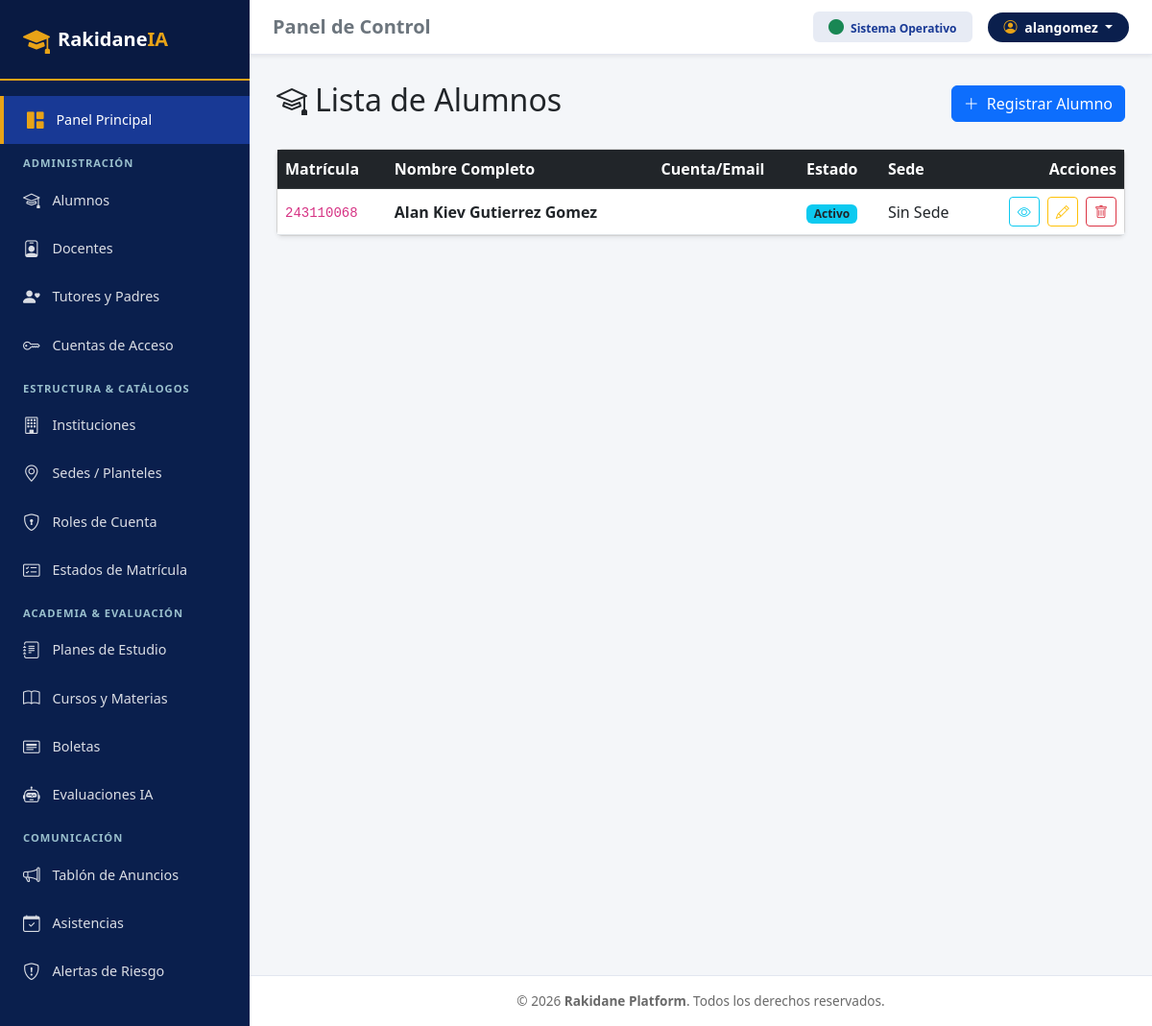
Page /usuarios/alumnos/ (signed in) on the committed database.
### usuarios/models.py (models this page shows, shortened)
class Alumno(models.Model):
    id_alumno = models.UUIDField(primary_key=True, default=uuid.uuid4, editable=False)
    id_cuenta = models.OneToOneField(CuentaAcceso, on_delete=models.SET_NULL, db_column='id_cuenta', null=True, blank=True)
    id_sede = models.ForeignKey('institucion.Sede', on_delete=models.SET_NULL, null=True, blank=True, db_column='id_sede')
    id_estado_matricula = models.ForeignKey(EstadoMatricula, on_delete=models.PROTECT, db_column='id_estado_matricula', null=True, blank=True)
    nombres = models.CharField(max_length=100)
    apellido_paterno = models.CharField(max_length=100)
    apellido_materno = models.CharField(max_length=100, blank=True, null=True)
    matricula_expediente = models.CharField(max_length=50, unique=True)
    curp_dni = models.CharField(max_length=30, blank=True, null=True)
    fecha_nacimiento = models.DateField(blank=True, null=True)
    genero = models.CharField(max_length=20, blank=True, null=True)
    telefono_personal = models.CharField(max_length=20, blank=True, null=True)
    direccion_domicilio = models.TextField(blank=True, null=True)
    foto_perfil_url = models.URLField(blank=True, null=True)
    creado_en = models.DateTimeField(auto_now_add=True)
    class Meta:
        db_table = 'alumno'

class EstadoMatricula(models.Model):
    id_estado_matricula = models.UUIDField(primary_key=True, default=uuid.uuid4, editable=False)
    nombre_estado = models.CharField(max_length=50, unique=True, help_text="Activo, Baja Temporal, Graduado, Suspendido")
    descripcion = models.TextField(blank=True, null=True)
    class Meta:
        db_table = 'estado_matricula'

### usuarios/views.py (the view)
# urls.py: path('alumnos/', login_required(AlumnoListView.as_view()), name='alumno_list'),
class AlumnoListView(ListView):
    model = Alumno
    template_name = 'usuarios/Alumnos/alumno_list.html'
    context_object_name = 'alumnos'

### usuarios/templates/usuarios/Alumnos/alumno_list.html (shortened to what this page needs)
{% extends "base.html" %}
{% block content %}
<div class="d-flex justify-content-between align-items-center mb-4">
    <h2><i class="bi bi-mortarboard me-2"></i>Lista de Alumnos</h2>
    <a href="{% url 'alumno_create' %}" class="btn btn-primary">
        <i class="bi bi-plus-lg me-1"></i> Registrar Alumno
    </a>
</div>
<div class="card shadow-sm">
    <div class="card-body p-0">
        <div class="table-responsive">
            <table class="table table-hover align-middle mb-0">
                <thead class="table-dark">
                    <tr>
                        <th>Matrícula</th>
                        <th>Nombre Completo</th>
                        <th>Cuenta/Email</th>
                        <th>Estado</th>
                        <th>Sede</th>
                        <th class="text-end">Acciones</th>
                    </tr>
                </thead>
                <tbody>
                    {% for alumno in alumnos %}
                    <tr>
                        <td><code>{{ alumno.matricula_expediente }}</code></td>
                        <td class="fw-bold">{{ alumno.nombres }} {{ alumno.apellido_paterno }} {{ alumno.apellido_materno|default:"" }}</td>
                        <td>{{ alumno.id_cuenta.email }}</td>
                        <td>
                            {% if alumno.id_estado_matricula %}
                                <span class="badge bg-info text-dark">{{ alumno.id_estado_matricula.nombre_estado }}</span>
                            {% else %}
                                <span class="badge bg-secondary">Sin estado</span>
                            {% endif %}
                        </td>
                        <td>{{ alumno.id_sede|default:"Sin Sede" }}</td>
                        <td class="text-end">
                            <a href="{% url 'alumno_detail' alumno.pk %}" class="btn btn-sm btn-outline-info me-1" title="Ver Detalle">
                                <i class="bi bi-eye"></i>
                            </a>
                            <a href="{% url 'alumno_update' alumno.pk %}" class="btn btn-sm btn-outline-warning me-1" title="Editar">
                                <i class="bi bi-pencil"></i>
                            </a>
                            <a href="{% url 'alumno_delete' alumno.pk %}" class="btn btn-sm btn-outline-danger" title="Eliminar">
                                <i class="bi bi-trash"></i>
                            </a>
                        </td>
                    </tr>
                    {% empty %}
                    <tr>
                        <td colspan="6" class="text-center py-4 text-muted">
                            <i class="bi bi-inbox fs-3 d-block mb-2"></i> No hay alumnos registrados.
                        </td>
                    </tr>
                    {% endfor %}
                </tbody>
            </table>
        </div>
    </div>
</div>
{% endblock %}

### core/templates/base.html (shortened to what this page needs)
<!DOCTYPE html>
<html lang="es">
<head>
    <link href="https://cdn.jsdelivr.net/npm/bootstrap@5.3.0/dist/css/bootstrap.min.css" rel="stylesheet">
    <link rel="stylesheet" href="https://cdn.jsdelivr.net/npm/bootstrap-icons@1.11.0/font/bootstrap-icons.css">
</head>
<body>
<div id="wrapper">
    <nav id="sidebar">
        <div class="sidebar-header d-flex align-items-center">
            <i class="bi bi-mortarboard-fill fs-3 me-2" style="color: var(--rak-golden-yellow);"></i>
            <span class="fs-5 fw-bold tracking-wide">Rakidane<span style="color: var(--rak-golden-yellow);">IA</span></span>
        </div>
        <ul class="list-unstyled components">
            <li>
                <a href="{% url 'dashboard' %}" class="active">
                    <i class="bi bi-grid-1x2-fill" style="color: var(--rak-golden-yellow);"></i> Panel Principal
                </a>
            </li>
            <div class="sidebar-category">Administración</div>
            <li>
                <a href="{% url 'alumno_list' %}"><i class="bi bi-mortarboard"></i> Alumnos</a>
            </li>
            <li>
                <a href="{% url 'docente_list' %}"><i class="bi bi-person-badge"></i> Docentes</a>
            </li>
            <li>
                <a href="{% url 'tutorpadre_list' %}"><i class="bi bi-person-heart"></i> Tutores y Padres</a>
            </li>
            <li>
                <a href="{% url 'cuentaacceso_list' %}"><i class="bi bi-key"></i> Cuentas de Acceso</a>
            </li>
            <div class="sidebar-category">Estructura & Catálogos</div>
            <li>
                <a href="/institucion/instituciones/"><i class="bi bi-building"></i> Instituciones</a>
            </li>
            <li>
                <a href="/institucion/sedes/"><i class="bi bi-geo-alt"></i> Sedes / Planteles</a>
            </li>
            <li>
                <a href="{% url 'rol_list' %}"><i class="bi bi-shield-lock"></i> Roles de Cuenta</a>
            </li>
            <li>
                <a href="{% url 'estadomatricula_list' %}"><i class="bi bi-card-checklist"></i> Estados de Matrícula</a>
            </li>
            <div class="sidebar-category">Academia & Evaluación</div>
            <li>
                <a href="{% url 'programanivel_list' %}"><i class="bi bi-journal-text"></i> Planes de Estudio</a>
            </li>
            <li>
                <a href="{% url 'cursomateria_list' %}"><i class="bi bi-book"></i> Cursos y Materias</a>
            </li>
            <li>
                <a href="{% url 'boletacalificacion_list' %}"><i class="bi bi-card-heading"></i> Boletas</a>
            </li>
            <li>
                <a href="{% url 'evaluacioniaborrador_list' %}"><i class="bi bi-robot"></i> Evaluaciones IA</a>
            </li>
            <div class="sidebar-category">Comunicación</div>
            <li>
                <a href="{% url 'publicaciontablon_list' %}"><i class="bi bi-megaphone"></i> Tablón de Anuncios</a>
            </li>
            <li>
                <a href="{% url 'registroasistencia_list' %}"><i class="bi bi-calendar-check"></i> Asistencias</a>
            </li>
            <li>
                <a href="{% url 'alertariesgoia_list' %}"><i class="bi bi-shield-exclamation"></i> Alertas de Riesgo</a>
            </li>
        </ul>
    </nav>
    <div id="content">
        <div class="topbar d-flex justify-content-between align-items-center shadow-sm">
            <h5 class="mb-0 fw-bold text-secondary">{% block header_title %}Panel de Control{% endblock %}</h5>
            <div class="d-flex align-items-center gap-3">
                <span class="badge px-3 py-2" style="background-color: rgba(24, 57, 149, 0.1); color: var(--rak-royal-blue);">
                    <i class="bi bi-circle-fill text-success fs-6 me-1"></i> Sistema Operativo
                </span>
                <div class="dropdown">
                    <button class="btn btn-sm text-white fw-semibold dropdown-toggle px-3 py-1 rounded-pill"
                            style="background-color: var(--rak-midnight-blue);" type="button" data-bs-toggle="dropdown">
                        <i class="bi bi-person-circle me-1" style="color: var(--rak-golden-yellow);"></i> {{ user.username }}
                    </button>
                </div>
            </div>
        </div>
        <div class="main-body">
            {% block content %}
            {% endblock %}
        </div>
        <div class="footer text-center">
            &copy; 2026 <strong>Rakidane Platform</strong>. Todos los derechos reservados.
        </div>
    </div>
</div>
</body>
</html>

### core/templates/base.html (style rules this page uses)
:root { --rak-golden-yellow: #E8A317; --rak-light-blue: #9AC0CD; --rak-royal-blue: #183995; --rak-off-white: #FDFDFD; --rak-warm-grey: #696969; --rak-midnight-blue: #0A1F4D; }
body { background-color: #f4f6f9; font-family: system-ui, -apple-system, "Segoe UI", Roboto, Arial, sans-serif; min-height: 100vh; overflow-x: hidden; }
#wrapper { display: flex; width: 100%; min-height: 100vh; }
#sidebar { min-width: 260px; max-width: 260px; background-color: var(--rak-midnight-blue); color: #ffffff; transition: all 0.3s ease; z-index: 1000; }
#sidebar .sidebar-header { padding: 1.25rem 1.5rem; background-color: rgba(0, 0, 0, 0.15); border-bottom: 2px solid var(--rak-golden-yellow); }
#sidebar ul.components { padding: 1rem 0; }
#sidebar .sidebar-category { padding: 0.75rem 1.5rem 0.25rem; font-size: 0.7rem; font-weight: 700; text-transform: uppercase; letter-spacing: 1px; color: var(--rak-light-blue); }
#sidebar ul li a { padding: 0.75rem 1.5rem; font-size: 0.9rem; display: flex; align-items: center; color: rgba(255, 255, 255, 0.85); text-decoration: none; transition: all 0.2s ease; }
#sidebar ul li a:hover, #sidebar ul li a.active { color: #ffffff; background-color: var(--rak-royal-blue); border-left: 4px solid var(--rak-golden-yellow); }
#sidebar ul li a i { margin-right: 0.8rem; font-size: 1.1rem; }
#content { width: 100%; display: flex; flex-direction: column; min-height: 100vh; }
.topbar { background-color: #ffffff; border-bottom: 1px solid #e3e6f0; padding: 0.75rem 1.5rem; }
.main-body { padding: 1.75rem; flex: 1; }
.footer { background-color: #ffffff; border-top: 1px solid #e3e6f0; padding: 1rem; font-size: 0.85rem; color: var(--rak-warm-grey); }

### rows in the picture
Alumno: matricula_expediente "243110068", nombres "Alan Kiev", apellido_paterno "Gutierrez", apellido_materno "Gomez", id_estado_matricula.nombre_estado "Activo", id_sede "Sin Sede"

### other values in the picture
{{ user.username }} "alangomez"
